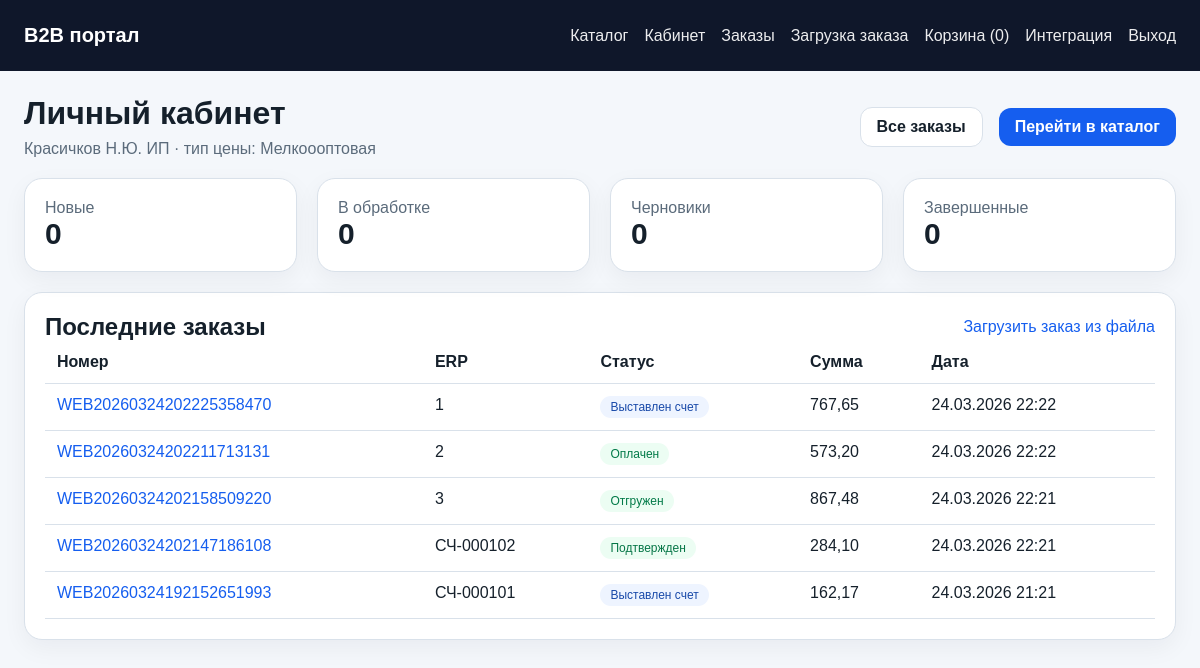
Before: /dashboard/ (signed in) with the older database file.
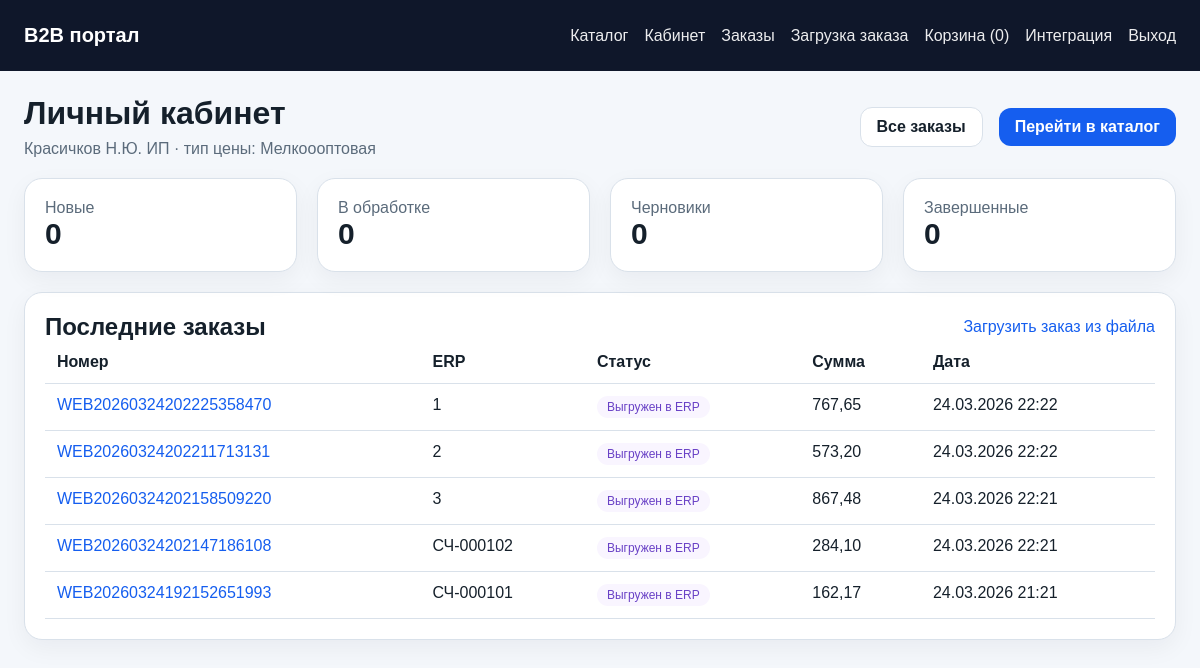
After: the same page with the newer database file.
### apps/orders/models.py (models this page shows, shortened)
class Order(models.Model):
    STATUS_CHOICES = [
        ('draft', 'Черновик'),
        ('new', 'Новый'),
        ('processing', 'В обработке'),
        ('approved', 'Подтвержден'),
        ('exported', 'Выгружен в ERP'),
        ('invoiced', 'Выставлен счет'),
        ('paid', 'Оплачен'),
        ('overdue', 'Просрочен'),
        ('shipped', 'Отгружен'),
        ('completed', 'Завершен'),
        ('cancelled', 'Отменен'),
    ]
    ERP_EXPORT_STATES = [
        ('new', 'Новый'),
        ('validated', 'Проверен'),
        ('exported', 'Выгружен'),
        ('imported', 'Импортирован в ERP'),
        ('error', 'Ошибка'),
    ]
    company = models.ForeignKey(Company, verbose_name='Компания', on_delete=models.PROTECT, related_name='orders')
    user = models.ForeignKey(settings.AUTH_USER_MODEL, verbose_name='Пользователь', on_delete=models.PROTECT, related_name='orders')
    site_number = models.CharField('Номер на сайте', max_length=64, unique=True)
    external_uid = models.CharField('Внешний UID', max_length=128, unique=True, blank=True, db_index=True)
    external_number = models.CharField('Номер в ERP', max_length=64, blank=True)
    erp_document_number = models.CharField('Номер документа ERP', max_length=64, blank=True)
    status = models.CharField('Статус', max_length=16, choices=STATUS_CHOICES, default='new')
    erp_export_state = models.CharField('Состояние выгрузки ERP', max_length=16, choices=ERP_EXPORT_STATES, default='new', db_index=True)
    erp_status_code = models.CharField('Код статуса ERP', max_length=64, blank=True)
    erp_status_label = models.CharField('Статус ERP', max_length=255, blank=True)
    erp_updated_at = models.DateTimeField('Обновлено из ERP', blank=True, null=True)
    exported_at = models.DateTimeField('Выгружен в ERP', blank=True, null=True)
    locked_after_export = models.BooleanField('Заблокирован после выгрузки', default=False)
    imported_to_erp = models.BooleanField('Импортирован в ERP', default=False)
    currency = models.CharField('Валюта', max_length=8, default='RUB')
    subtotal = models.DecimalField('Сумма', max_digits=14, decimal_places=2, default=Decimal('0'))
    total = models.DecimalField('Итого', max_digits=14, decimal_places=2, default=Decimal('0'))
    comment = models.TextField('Комментарий', blank=True)
    customer_comment = models.TextField('Комментарий клиента', blank=True)
    manager_comment = models.TextField('Комментарий менеджера', blank=True)
    erp_sync_error = models.TextField('Ошибка ERP', blank=True)
    last_export_hash = models.CharField('Хеш последней выгрузки', max_length=64, blank=True)
    last_export_batch = models.ForeignKey(
        'integrations.ExchangeBatch', verbose_name='Последний пакет выгрузки',
        on_delete=models.SET_NULL, blank=True, null=True, related_name='orders'
    )
    erp_last_payload_ref = models.ForeignKey(
        'integrations.ExchangeArtifact', verbose_name='Последний входящий файл ERP',
        on_delete=models.SET_NULL, blank=True, null=True, related_name='orders_last_seen'
    )
    can_repeat = models.BooleanField('Можно повторить', default=True)
    created_at = models.DateTimeField('Создан', auto_now_add=True)
    updated_at = models.DateTimeField('Обновлен', auto_now=True)
    class Meta:
        verbose_name = 'Заказ'
        verbose_name_plural = 'Заказы'
        ordering = ['-created_at']

### apps/portal/views.py (the view)
# urls.py: path('dashboard/', views.DashboardView.as_view(), name='dashboard'),
class DashboardView(LoginRequiredMixin, TemplateView):
    template_name = 'portal/dashboard.html'
    def get_context_data(self, **kwargs):
        ctx = super().get_context_data(**kwargs)
        profile = getattr(self.request.user, 'company_profile', None)
        company = profile.company if profile else None
        recent_orders = Order.objects.filter(company=company).prefetch_related('items')[:5] if company else []
        ctx.update({
            'company': company,
            'recent_orders': recent_orders,
            'draft_count': Order.objects.filter(company=company, status='draft').count() if company else 0,
            'new_count': Order.objects.filter(company=company, status='new').count() if company else 0,
            'processing_count': Order.objects.filter(company=company, status='processing').count() if company else 0,
            'completed_count': Order.objects.filter(company=company, status='completed').count() if company else 0,
        })
        return ctx

### apps/portal/cart.py (called while the page is built)
    def count(self):
        return len(self.data)

### apps/portal/context_processors.py (called while the page is built)
def portal_context(request):
    cart = SessionCart(request)
    profile = getattr(getattr(request, 'user', None), 'company_profile', None)
    return {
        'portal_cart_count': cart.count(),
        'portal_company': getattr(profile, 'company', None),
    }

### templates/portal/dashboard.html (shortened to what this page needs)
{% extends "base.html" %}
{% block content %}
<div class="between" style="margin-bottom:20px;">
    <div>
        <h1 style="margin:0 0 8px;">Личный кабинет</h1>
        {% if company %}
            <div class="muted">{{ company.name }}{% if company.price_type %} · тип цены: {{ company.price_type.name }}{% endif %}</div>
        {% else %}
            <div class="muted">Пользователь не привязан к компании.</div>
        {% endif %}
    </div>
    <div class="row">
        <a class="button secondary" href="{% url 'portal:order-list' %}">Все заказы</a>
        <a class="button" href="{% url 'portal:catalog' %}">Перейти в каталог</a>
    </div>
</div>
<div class="grid stats" style="margin-bottom:20px;">
    <div class="card"><div class="muted">Новые</div><div class="kpi">{{ new_count }}</div></div>
    <div class="card"><div class="muted">В обработке</div><div class="kpi">{{ processing_count }}</div></div>
    <div class="card"><div class="muted">Черновики</div><div class="kpi">{{ draft_count }}</div></div>
    <div class="card"><div class="muted">Завершенные</div><div class="kpi">{{ completed_count }}</div></div>
</div>
<div class="card">
    <div class="between">
        <h2 style="margin:0;">Последние заказы</h2>
        <a href="{% url 'portal:upload-order' %}">Загрузить заказ из файла</a>
    </div>
    {% if recent_orders %}
        <table>
            <thead>
                <tr>
                    <th>Номер</th>
                    <th>ERP</th>
                    <th>Статус</th>
                    <th>Сумма</th>
                    <th>Дата</th>
                </tr>
            </thead>
            <tbody>
            {% for order in recent_orders %}
                <tr>
                    <td><a href="{% url 'portal:order-detail' order.pk %}">{{ order.site_number }}</a></td>
                    <td>{{ order.external_number|default:"—" }}</td>
                    <td><span class="pill status-{{ order.status }}">{{ order.get_status_display }}</span></td>
                    <td>{{ order.total }}</td>
                    <td>{{ order.created_at|date:"d.m.Y H:i" }}</td>
                </tr>
            {% endfor %}
            </tbody>
        </table>
    {% else %}
        <p class="muted">Заказов пока нет.</p>
    {% endif %}
</div>
{% endblock %}

Changed rows visible on the page:
changed Order "WEB20260324202225358470": status "Выставлен счет" → "Выгружен в ERP"
changed Order "WEB20260324202211713131": status "Оплачен" → "Выгружен в ERP"
changed Order "WEB20260324202158509220": status "Отгружен" → "Выгружен в ERP"
changed Order "WEB20260324202147186108": status "Подтвержден" → "Выгружен в ERP"
changed Order "WEB20260324192152651993": status "Выставлен счет" → "Выгружен в ERP"
